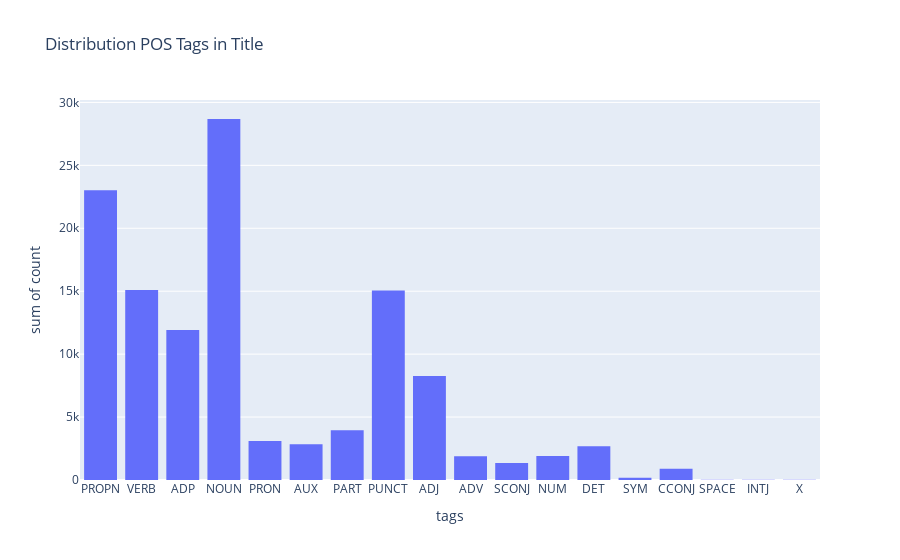

Source (notebook cell):
### Code cell
## lets create a distribution of POS tags
## checking the distribution of word count in title
fig = px.histogram(token_distribution_df, x="tags", y="count", title="Distribution POS Tags in Title")
fig.show()

### Figure 1 — Plotly figure (JSON) as saved in the notebook; plotly's stock layout.template omitted (floating-point values rounded to 4 significant figures)
{"data": [{"alignmentgroup": "True", "bingroup": "x", "histfunc": "sum", "hovertemplate": "tags=%{x}<br>sum of count=%{y}<extra></extra>", "legendgroup": "", "marker": {"color": "#636efa", "pattern": {"shape": ""}}, "name": "", "offsetgroup": "", "orientation": "v", "showlegend": false, "type": "histogram", "x": ["PROPN", "VERB", "ADP", "NOUN", "PRON", "AUX", "PART", "PUNCT", "ADJ", "ADV", "SCONJ", "NUM", "DET", "SYM", "CCONJ", "SPACE", "INTJ", "X"], "xaxis": "x", "y": [23029, 15104, 11917, 28683, 3108, 2839, 3946, 15055, 8265, 1891, 1358, 1910, 2689, 172, 891, 17, 23, 18], "yaxis": "y"}], "layout": {"barmode": "relative", "legend": {"tracegroupgap": 0}, "title": {"text": "Distribution POS Tags in Title"}, "xaxis": {"anchor": "y", "domain": [0, 1], "title": {"text": "tags"}}, "yaxis": {"anchor": "x", "domain": [0, 1], "title": {"text": "sum of count"}}}}
